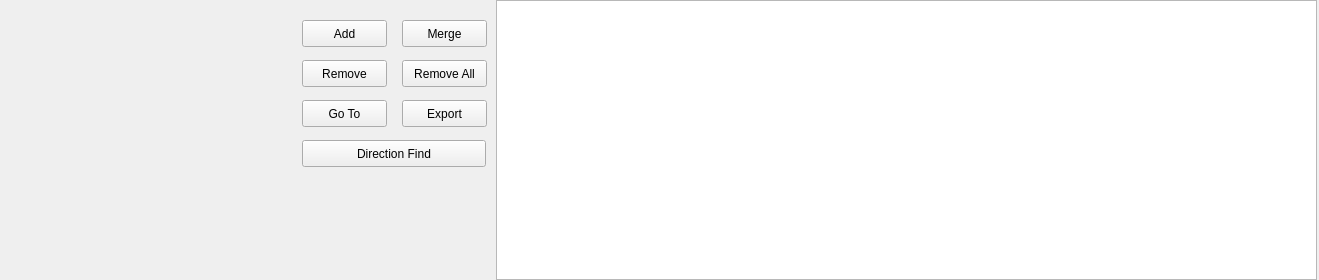
<?xml version="1.0" encoding="UTF-8"?>
<ui version="4.0">
 <class>wgt_marker_table</class>
 <widget class="QWidget" name="wgt_marker_table">
  <property name="geometry">
   <rect>
    <x>0</x>
    <y>0</y>
    <width>1319</width>
    <height>280</height>
   </rect>
  </property>
  <property name="maximumSize">
   <size>
    <width>16777215</width>
    <height>280</height>
   </size>
  </property>
  <property name="windowTitle">
   <string>Form</string>
  </property>
  <layout class="QHBoxLayout" name="horizontalLayout">
   <property name="spacing">
    <number>0</number>
   </property>
   <property name="leftMargin">
    <number>2</number>
   </property>
   <property name="topMargin">
    <number>0</number>
   </property>
   <property name="rightMargin">
    <number>2</number>
   </property>
   <property name="bottomMargin">
    <number>0</number>
   </property>
   <item>
    <widget class="wgt_marker_editor" name="wgt_marker_edit" native="true">
     <property name="sizePolicy">
      <sizepolicy hsizetype="Preferred" vsizetype="Preferred">
       <horstretch>1</horstretch>
       <verstretch>0</verstretch>
      </sizepolicy>
     </property>
     <property name="maximumSize">
      <size>
       <width>280</width>
       <height>16777215</height>
      </size>
     </property>
    </widget>
   </item>
   <item>
    <widget class="QWidget" name="wgtButtons" native="true">
     <property name="sizePolicy">
      <sizepolicy hsizetype="Preferred" vsizetype="Preferred">
       <horstretch>1</horstretch>
       <verstretch>0</verstretch>
      </sizepolicy>
     </property>
     <property name="maximumSize">
      <size>
       <width>214</width>
       <height>16000000</height>
      </size>
     </property>
     <widget class="QPushButton" name="cmdAdd">
      <property name="geometry">
       <rect>
        <x>20</x>
        <y>20</y>
        <width>85</width>
        <height>27</height>
       </rect>
      </property>
      <property name="text">
       <string>Add</string>
      </property>
      <property name="icon">
       <iconset>
        <normaloff>:/icons/add</normaloff>:/icons/add</iconset>
      </property>
     </widget>
     <widget class="QPushButton" name="cmdRemove">
      <property name="geometry">
       <rect>
        <x>20</x>
        <y>60</y>
        <width>85</width>
        <height>27</height>
       </rect>
      </property>
      <property name="text">
       <string>Remove</string>
      </property>
      <property name="icon">
       <iconset>
        <normaloff>:/icons/minus</normaloff>:/icons/minus</iconset>
      </property>
     </widget>
     <widget class="QPushButton" name="cmdGoto">
      <property name="geometry">
       <rect>
        <x>20</x>
        <y>100</y>
        <width>85</width>
        <height>27</height>
       </rect>
      </property>
      <property name="text">
       <string>Go To</string>
      </property>
      <property name="icon">
       <iconset>
        <normaloff>icons/forward_arrow.png</normaloff>icons/forward_arrow.png</iconset>
      </property>
     </widget>
     <widget class="QPushButton" name="cmdExport">
      <property name="geometry">
       <rect>
        <x>120</x>
        <y>100</y>
        <width>85</width>
        <height>27</height>
       </rect>
      </property>
      <property name="text">
       <string>Export</string>
      </property>
     </widget>
     <widget class="QPushButton" name="cmdRemoveAll">
      <property name="geometry">
       <rect>
        <x>120</x>
        <y>60</y>
        <width>85</width>
        <height>27</height>
       </rect>
      </property>
      <property name="text">
       <string>Remove All</string>
      </property>
     </widget>
     <widget class="QPushButton" name="cmdMerge">
      <property name="geometry">
       <rect>
        <x>120</x>
        <y>20</y>
        <width>85</width>
        <height>27</height>
       </rect>
      </property>
      <property name="text">
       <string>Merge</string>
      </property>
     </widget>
     <widget class="QPushButton" name="cmdDirectionFind">
      <property name="geometry">
       <rect>
        <x>20</x>
        <y>140</y>
        <width>184</width>
        <height>27</height>
       </rect>
      </property>
      <property name="text">
       <string>Direction Find</string>
      </property>
     </widget>
    </widget>
   </item>
   <item>
    <widget class="QTableWidget" name="tblMarkers">
     <property name="sizePolicy">
      <sizepolicy hsizetype="Expanding" vsizetype="Expanding">
       <horstretch>2</horstretch>
       <verstretch>0</verstretch>
      </sizepolicy>
     </property>
     <property name="alternatingRowColors">
      <bool>true</bool>
     </property>
     <property name="selectionMode">
      <enum>QAbstractItemView::SingleSelection</enum>
     </property>
     <property name="selectionBehavior">
      <enum>QAbstractItemView::SelectRows</enum>
     </property>
    </widget>
   </item>
  </layout>
 </widget>
 <customwidgets>
  <customwidget>
   <class>wgt_marker_editor</class>
   <extends>QWidget</extends>
   <header>wgt_marker_editor.h</header>
   <container>1</container>
  </customwidget>
 </customwidgets>
 <resources/>
 <connections/>
</ui>
